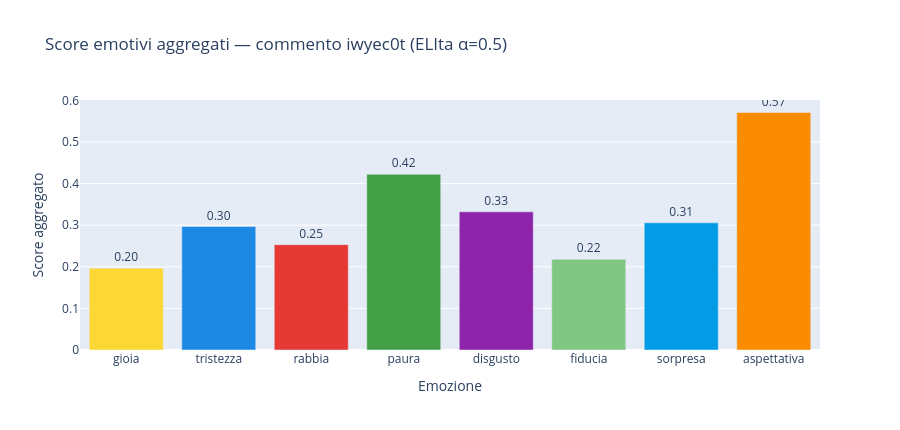

The notebook cell saved with this chart:
### Markdown cell above
## Barchart: score per emozione

### Code cell
if not lemmi_usati:
    print('Nessun lemma utile trovato.')
else:
    bar_colors = [EMOTION_COLORS[e] for e in BASIC_EMOTIONS]
    fig = go.Figure(go.Bar(
        x=BASIC_EMOTIONS,
        y=[totals[e] for e in BASIC_EMOTIONS],
        marker_color=bar_colors,
        text=[f'{totals[e]:.2f}' for e in BASIC_EMOTIONS],
        textposition='outside'
    ))
    fig.update_layout(
        title=f'Score emotivi aggregati — commento {CID} (ELIta α=0.5)',
        xaxis_title='Emozione',
        yaxis_title='Score aggregato',
        height=430
    )
    fig.show()

    print(f'\nLemmi usati ({len(lemmi_usati)}): {lemmi_usati}')
    print(f'Emozione dominante: {dom_tot.upper()} (score: {totals[dom_tot]:.3f})')

### Figure 1 — Plotly figure (JSON) as saved in the notebook; plotly's stock layout.template omitted (floating-point values rounded to 4 significant figures)
{"data": [{"marker": {"color": ["#FDD835", "#1E88E5", "#E53935", "#43A047", "#8E24AA", "#81C784", "#039BE5", "#FB8C00"]}, "text": ["0.20", "0.30", "0.25", "0.42", "0.33", "0.22", "0.31", "0.57"], "textposition": "outside", "x": ["gioia", "tristezza", "rabbia", "paura", "disgusto", "fiducia", "sorpresa", "aspettativa"], "y": [0.1967, 0.2969, 0.2533, 0.4225, 0.3321, 0.2179, 0.3057, 0.5709], "type": "bar"}], "layout": {"title": {"text": "Score emotivi aggregati — commento iwyec0t (ELIta α=0.5)"}, "xaxis": {"title": {"text": "Emozione"}}, "yaxis": {"title": {"text": "Score aggregato"}}, "height": 430}}
